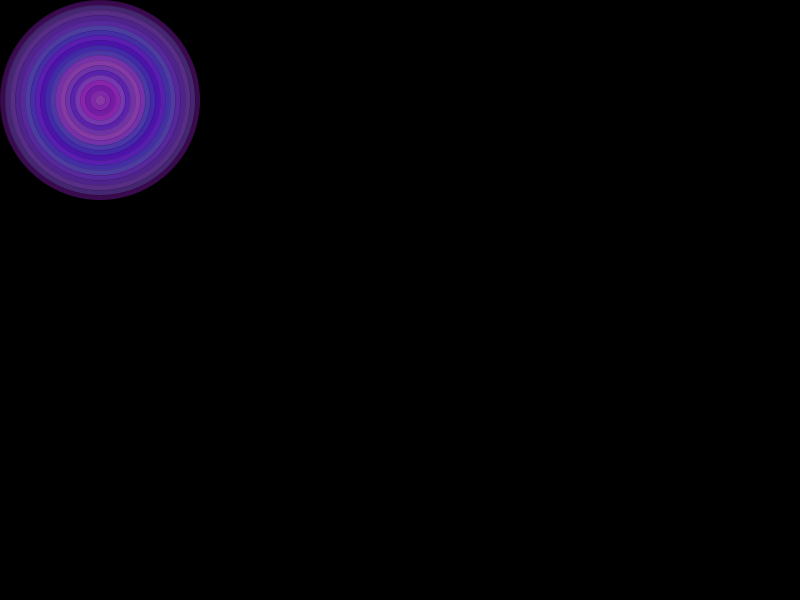
Frame 1 (no input)
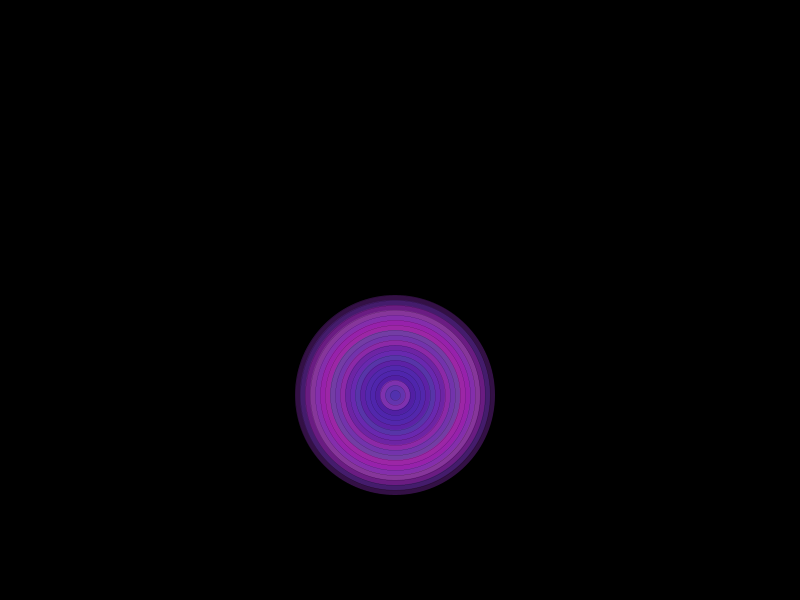
Frame 60 (the mouse pressed at the canvas centre just before this capture)
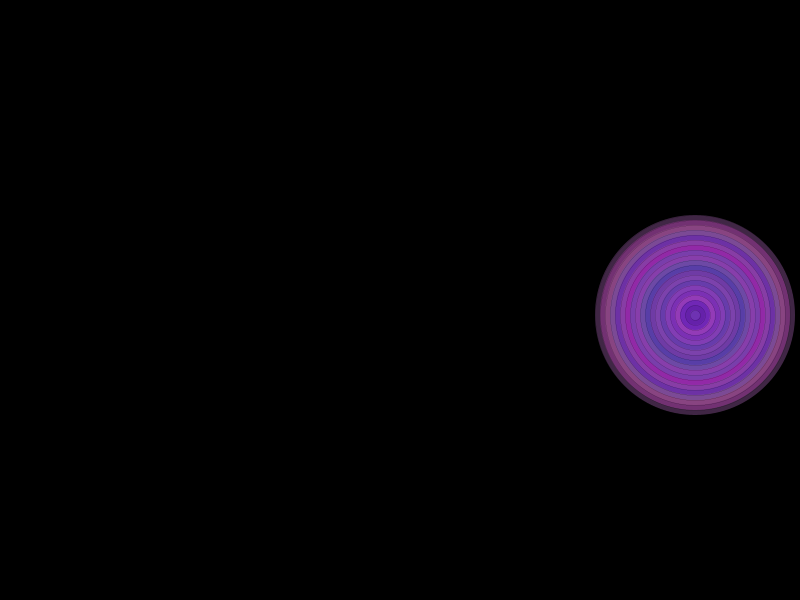
Frame 120 (the mouse held since frame 60 and released just before this capture)

The Processing sketch that drew these frames (run headless with seeded random() and noise(); from frame 60 on, the mouse is pressed at the canvas centre):

// Processing sketch: defineFunction
// ── defineFunction.pde
int x = 100;
int y = 100;
int cSize = 100;
int xPlus = 5;
int yPlus = 5;

void setup() {
  size(800, 600);
  smooth();
  strokeWeight(0);
}
void draw() {
  background(0);
  circles(2*cSize, x, y);//circles(size,x,y);  size: max circle size ; 
  //bournce 
  x+= xPlus;
  y+= yPlus;
  if (x > width - cSize || x < cSize) {
    xPlus *= -1;
  }
  if (y > height - cSize || y < cSize) {
    yPlus *= -1;
  }
}
void circles(int circleSize, int x, int y) { 
  for (int j = 0; j < circleSize; j += circleSize/20) {
    int r = circleSize -j;
    fill(int(random(50, 200)), int(random(0, 100)), int(random(150, 200)), 100);
    ellipse(x, y, r, r);
  }
}
